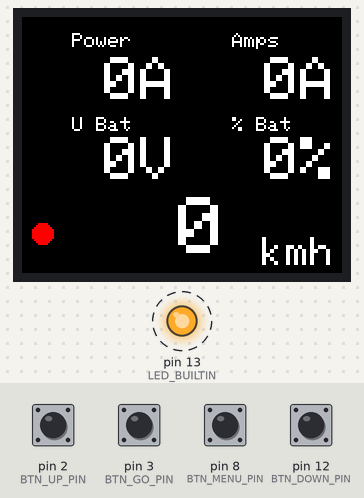
A program run on a simulated Arduino Nano, built with avr-gcc and run on an emulated ATmega328P. Shown: 160×128 colour display, output pins drawn as LEDs (lit = HIGH). Dashed ring = blinking. The test bench sets the inputs (shaded band); at power-on: pin 2 (BTN_UP_PIN), pin 3 (BTN_GO_PIN), pin 8 (BTN_MENU_PIN), pin 12 (BTN_DOWN_PIN) HIGH. What the program prints to the serial monitor is not drawn.

Above: at 0.89 s.
1.4 s: pin 3 (BTN_GO_PIN) pulled LOW for 1 s
At 2.42 s:
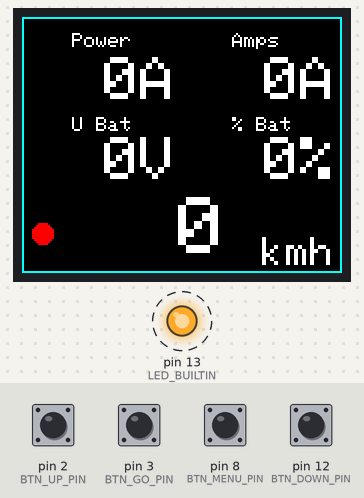
4.3 s: pin 2 (BTN_UP_PIN) pulled LOW for 1 s
At 5.76 s:
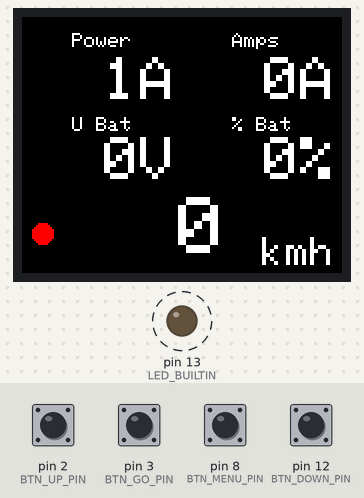
6.8 s: pin 2 (BTN_UP_PIN) pulled LOW for 0.15 s
At 7.56 s:
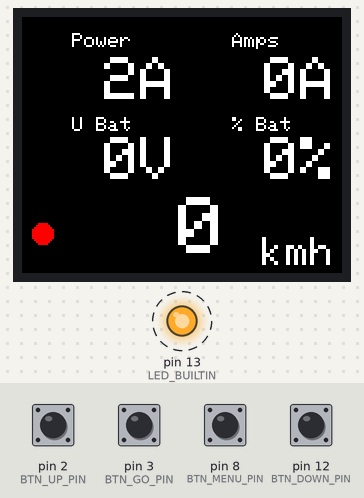
8.8 s: pin 3 (BTN_GO_PIN) pulled LOW for 0.15 s
At 9.61 s:
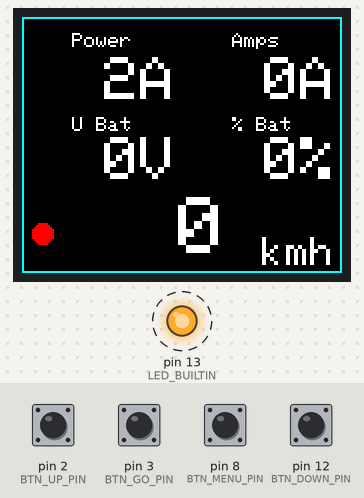
Timing chart, 0 to 11.9 s (numbered marks = the images above; inputs shaded):
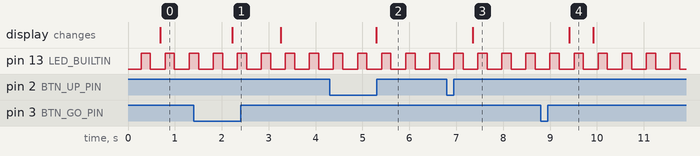

Measured:
- after the input at 1.4 s, the display: changes after 0.83 s (image 1)
- after the input at 4.3 s, the display: changes after 1.0 s (image 2)
- after the input at 6.8 s, the display: changes after 0.55 s (image 3)
- after the input at 8.8 s, the display: changes after 0.61 s (image 4)
- by itself, pin 13 (LED_BUILTIN): alternates HIGH for 0.20 s and LOW for 0.31 s
- what the display in image 4 shows lasts 0.5 s, from 9.4 s to 9.9 s

The program:

main.cpp
```cpp
/*
  E-Bike Controller Software

  There are 3 Buttons:
    GO: Starts the Motor
    UP: Increases the motor current if GO (or continous mode) is Only
    DOWN: Decreases the motor current

  Continous GO:
  In order to be able to release the GO button and still power the motor,
  the Continous GO mode was implemented:
  Start Continous GO:
  Press the GO Button + Press the UP Button (GO must be first)
  Stop Continous GO:
  Press the GO Button
*/

#include <Arduino.h>
#include <VescUart.h>

#include <Adafruit_GFX.h>  // Include core graphics library
#include <Adafruit_ST7735.h>  // Include Adafruit_ST7735 library to drive the display

#define BTN_UP_PIN 2
#define BTN_DOWN_PIN 12
#define BTN_MENU_PIN 8 //Does no longer exist...
#define BTN_GO_PIN 3

#define TFT_CS     7
#define TFT_RST    9  // You can also connect this to the Arduino reset in which case, set this #define pin to -1!
#define TFT_DC     10

VescUart vesc;

Adafruit_ST7735 tft = Adafruit_ST7735(TFT_CS, TFT_DC, TFT_RST);

bool BTN_UP, BTN_DOWN,BTN_MENU,BTN_GO;
bool BTN_UP_RISING, BTN_DOWN_RISING,BTN_MENU_RISING,BTN_GO_RISING;
bool CONTINOUS_GO = false;

float throttle = 0;
float throttle_setpoint = 0;
float throttle_increment = 0.02;
float throttle_max = 1;
float throttle_min = 0;
float throttle_currentMode_max_current_amps = 50;
float throttle_currentMode_ramp_rate_amps_per_second = 5;

// Speed PID output is a normalized current request.
const float speed_pid_kp = 0.06;
const float speed_pid_ki = 0.04;
const float speed_pid_kd = 0.005;
float speed_pid_integral = 0;
float speed_pid_last_speed_kmh = 0;
unsigned long speed_pid_last_update_ms = 0;
bool speed_pid_initialized = false;
bool motor_stop_command_sent = false;

float batteryVoltage = 0;

#define SPEED_LIMIT 5
bool speed_limit_enabled = true;
float speed_kmh = 0;
bool motor_stopped = false;

#define nofBatPercentageLookups 21
#define batPercentageIncrements 100/(nofBatPercentageLookups-1)
#define maxBatPercentage 100
#define minBatPercentage 0
const float batVoltageLookup[nofBatPercentageLookups] = {33.1,36.8,36.9,37.1,37.4,37.6,37.7,37.8,37.9,38.1,
                                                         38.2,38.4,38.8,39.2,39.5,39.8,40.0,40.5,40.9,41.3,41.8};

void setupStaticLCDitems()
{
  char stringBuf[10];

  //Power %
  strcpy(stringBuf, "Power");
  tft.setCursor(25, 8);
  tft.setTextColor(ST7735_WHITE, ST7735_BLACK);
  tft.setTextSize(1);
  tft.println(stringBuf);

  //U_Bat
  strcpy(stringBuf, "U Bat");
  tft.setCursor(25, 50);
  tft.setTextColor(ST7735_WHITE, ST7735_BLACK);
  tft.setTextSize(1);
  tft.println(stringBuf);

  //Amps %
  strcpy(stringBuf, "Amps");
  tft.setCursor(105, 8);
  tft.setTextColor(ST7735_WHITE, ST7735_BLACK);
  tft.setTextSize(1);
  tft.println(stringBuf);

  //U_Bat
  strcpy(stringBuf, "% Bat");
  tft.setCursor(105, 50);
  tft.setTextColor(ST7735_WHITE, ST7735_BLACK);
  tft.setTextSize(1);
  tft.println(stringBuf);

  //U_Bat
  strcpy(stringBuf, "kmh");
  tft.setCursor(120, 110);
  tft.setTextColor(ST7735_WHITE, ST7735_BLACK);
  tft.setTextSize(2);
  tft.println(stringBuf);

}


void setup() {
  pinMode(LED_BUILTIN, OUTPUT);
  pinMode( BTN_UP_PIN, INPUT_PULLUP );
  pinMode( BTN_DOWN_PIN, INPUT_PULLUP );
  pinMode( BTN_MENU_PIN, INPUT_PULLUP );
  pinMode( BTN_GO_PIN, INPUT_PULLUP );
  Serial.begin(115200);

  tft.initR(INITR_BLACKTAB);  // Initialize a ST7735S chip, black tab
  tft.fillScreen(ST7735_BLACK);  // Fill screen with black
  tft.setRotation(1);
  setupStaticLCDitems();

  vesc.setSerialPort(&Serial);

}

void readButtons()
{
    static bool last_UP_state,last_DOWN_state,last_MENU_state,last_GO_state;
    last_UP_state = BTN_UP;
    last_DOWN_state = BTN_DOWN;
    last_MENU_state = BTN_MENU;
    last_GO_state = BTN_GO;

    BTN_UP = !digitalRead(BTN_UP_PIN);
    BTN_DOWN = !digitalRead(BTN_DOWN_PIN);
    BTN_MENU = !digitalRead(BTN_MENU_PIN);
    BTN_GO = !digitalRead(BTN_GO_PIN);

    if(!last_UP_state && BTN_UP){BTN_UP_RISING = true;} else{ BTN_UP_RISING = false;}
    if(!last_DOWN_state && BTN_DOWN){BTN_DOWN_RISING = true;} else{ BTN_DOWN_RISING = false;}
    if(!last_MENU_state && BTN_MENU){BTN_MENU_RISING = true;} else{ BTN_MENU_RISING = false;}
    if(!last_GO_state && BTN_GO){BTN_GO_RISING = true;} else{ BTN_GO_RISING = false;}
}

/*
  Continous GO:
  In order to be able to release the GO button and still power the motor,
  the Continous GO mode was implemented:
  Start Continous GO:
  Press the GO Button + Press the UP Button (GO must be first)
  Stop Continous GO:
  Press the GO Button
*/
void setContinousGoIfBtnCombo()
{
    if(BTN_GO & BTN_UP_RISING)
    {
        CONTINOUS_GO = true;
        BTN_UP_RISING = false;
    }
    else if(BTN_GO_RISING)
    {
        CONTINOUS_GO = false;
    }
}


void setThrottleAccordingButtons()
{
  if(BTN_UP_RISING)
  {
    if(throttle_setpoint + throttle_increment <= throttle_max+0.01)
    {
    throttle_setpoint +=throttle_increment;
    }
  }
  else if(BTN_DOWN_RISING)
  {
    if(throttle_setpoint - throttle_increment >= throttle_min)
    {
    throttle_setpoint -=throttle_increment;
    }
  }
}

void printState()
{
  Serial.print(" UP_EDGE:");
  Serial.print(BTN_UP_RISING);
  Serial.print(" DOWN_EDGE:");
  Serial.print(BTN_DOWN_RISING);
  Serial.print(" MENU_EDGE:");
  Serial.print(BTN_MENU_RISING);
  Serial.print(" GO:");
  Serial.print(BTN_GO);

  Serial.print(" Throttle:");
  Serial.print(throttle_setpoint);
  Serial.print("\n");
}


int interpolateBetweenPercentageIncrements(float batVoltage, float lowerLookup, float upperLookup)
{
    float lookupDiff = upperLookup-lowerLookup;
    float batVoltDiff = batVoltage-lowerLookup;

    return (int)(((float)batPercentageIncrements/lookupDiff)*batVoltDiff);
}

int getBatPercentage(float batVoltage)
{

    for(int i= 0; i<nofBatPercentageLookups; i++)
    {
        if(i==(nofBatPercentageLookups-1))
        {
            return maxBatPercentage;
        }
        else if(batVoltage>=batVoltageLookup[i] && batVoltage>=batVoltageLookup[i+1])
        {
            continue;
        }
        else if(batVoltage>=batVoltageLookup[i] && batVoltage<=batVoltageLookup[i+1])
        {
            return (i*batPercentageIncrements)+interpolateBetweenPercentageIncrements(batVoltage,batVoltageLookup[i],batVoltageLookup[i+1]);
        }
        else if(batVoltage<=batVoltageLookup[0])
        {
            return minBatPercentage;
        }
    }
}

/*
LCD Screen: 1.8 inch st7735r spi 128x160

--------------
|0 -->160(x)  |
||            |
|v 128(y)     |
--------------
*/
void printOnLCD()
{
  char stringBuf[10];

  //Throttle
  dtostrf(throttle_setpoint*throttle_currentMode_max_current_amps, 3, 0, stringBuf);
  strcat(stringBuf, "A");
  tft.setCursor(5, 20);
  tft.setTextColor(ST7735_WHITE, ST7735_BLACK);
  tft.setTextSize(3);
  tft.println(stringBuf);

  //Battery Voltage
  dtostrf(vesc.data.inpVoltage, 3, 0, stringBuf);
  strcat(stringBuf, "V");
  tft.setCursor(5, 60);
  tft.setTextColor(ST7735_WHITE, ST7735_BLACK);
  tft.setTextSize(3);
  tft.println(stringBuf);

  //Battery Percent
  dtostrf(getBatPercentage(vesc.data.inpVoltage), 3, 0, stringBuf);
  strcat(stringBuf, "%");
  tft.setCursor(85, 60);
  tft.setTextColor(ST7735_WHITE, ST7735_BLACK);
  tft.setTextSize(3);
  tft.println(stringBuf);

  //Amerage
  dtostrf(vesc.data.avgMotorCurrent, 3, 0, stringBuf);
  strcat(stringBuf, "A");
  tft.setCursor(85, 20);
  tft.setTextColor(ST7735_WHITE, ST7735_BLACK);
  tft.setTextSize(3);
  tft.println(stringBuf);

  //Speed
  //RPM 2145[umfangRag] /197.92 [Umfang Motor] = 10.838
  //MotorWindungen = 9
  //2.145m/(10.838*60)=0.0032985790 * 3.6 / 9  = 0.001319431629 --> RPM TO KMH

  //Airwheel motor:
  //D=0.325m, 15 pole pairs
  // kmh = (rpm*pi*D*60)/(15*1000)=rpm*(3.14159265359×0.325×60)/(15×1000)=rpm*0.004084070450
  // RPM is signed by motor direction; the speed limit applies to magnitude.
  speed_kmh = abs(vesc.data.rpm)*(float)0.004084070450;
  dtostrf(speed_kmh, 3, 0, stringBuf);
  tft.setCursor(30, 90);
  tft.setTextColor(ST7735_WHITE, ST7735_BLACK);
  tft.setTextSize(4);
  tft.println(stringBuf);

  //indicateGo
  if(BTN_GO)
  {
      tft.drawRect(0, 0, 160, 128, ST7735_CYAN);  // Draw rectangle (x,y,width,height,color)
  }
  else if(CONTINOUS_GO)
  {
      tft.drawRect(0, 0, 160, 128, ST7735_RED);  // Draw rectangle (x,y,width,height,color)
  }
  else
  {
      tft.drawRect(0, 0, 160, 128, ST77XX_BLACK);  // Draw rectangle (x,y,width,height,color)
  }

}

void errorBlink()
{
  digitalWrite(LED_BUILTIN, HIGH);
  delay(200);
  digitalWrite(LED_BUILTIN, LOW);
  delay(200);
}

void resetSpeedPid()
{
  speed_pid_integral = 0;
  speed_pid_last_speed_kmh = speed_kmh;
  speed_pid_last_update_ms = millis();
  speed_pid_initialized = false;
  throttle = 0;
}

void stopMotor()
{
  if(!motor_stop_command_sent)
  {
    resetSpeedPid();
    // The controller uses current mode; do not switch modes by also sending
    // a duty command. Repeated stop calls must not flood the UART.
    vesc.setDuty(0);
    motor_stop_command_sent = true;
  }
}

void writeThrottleToVescIfGoPressed()
{
  const bool go_pressed = BTN_GO || CONTINOUS_GO;

  if(!go_pressed)
  {
    stopMotor();
    return;
  }

  motor_stopped = false;

  // Do not let the VESC direction sign turn a reverse-direction reading into
  // an ever-increasing speed request. Positive current is not a safe reverse
  // drive command, so remove torque until the wheel is moving forward again.
  if(vesc.data.rpm < 0)
  {
    stopMotor();
    return;
  }
  motor_stop_command_sent = false;
  speed_kmh = (float)vesc.data.rpm * (float)0.004084070450;

  if(!speed_limit_enabled)
  {
    resetSpeedPid();
    throttle = throttle_setpoint;
    vesc.setCurrentRamp(throttle*throttle_currentMode_max_current_amps,
                        throttle_currentMode_ramp_rate_amps_per_second);
    return;
  }

  const unsigned long now_ms = millis();
  float delta_time_s = (now_ms - speed_pid_last_update_ms) / 1000.0;
  if(!speed_pid_initialized)
  {
    speed_pid_last_speed_kmh = speed_kmh;
    speed_pid_last_update_ms = now_ms;
    speed_pid_initialized = true;
    delta_time_s = 0;
  }

  // Ignore an unusually long loop interval rather than integrating a stale error.
  if(delta_time_s < 0.001 || delta_time_s > 0.25)
  {
    delta_time_s = 0;
  }

  const float error = SPEED_LIMIT - speed_kmh;
  const float derivative = delta_time_s > 0
                             ? (speed_pid_last_speed_kmh - speed_kmh) / delta_time_s
                             : 0;
  const float proportional = speed_pid_kp * error;
  const float derivative_term = speed_pid_kd * derivative;
  const float integral_candidate = speed_pid_integral +
                                   speed_pid_ki * error * delta_time_s;
  const float requested_output = proportional + integral_candidate + derivative_term;
  const float output_max = constrain(throttle_setpoint, throttle_min, throttle_max);
  const float output = constrain(requested_output, 0.0, output_max);

  // Only integrate while unsaturated, or when the error would move the output
  // back toward the available range.
  if(requested_output == output ||
     (requested_output > output_max && error < 0) ||
     (requested_output < 0 && error > 0))
  {
    speed_pid_integral = integral_candidate;
  }
  speed_pid_integral = constrain(speed_pid_integral, -throttle_max, throttle_max);

  throttle = constrain(output, 0.0, throttle_max);
  vesc.setCurrentRamp(throttle*throttle_currentMode_max_current_amps,
                      throttle_currentMode_ramp_rate_amps_per_second);

  speed_pid_last_speed_kmh = speed_kmh;
  speed_pid_last_update_ms = now_ms;
}

/*
  Press all buttons (UP DOWN and GO) for 5 seconds to toggle
  the speed limit (25kmh)
  If the speedlimit is now enabled, a red dot is displayed as long as
  the buttons are pressed
  If the speedlimit is now disabled, a green dot is displayed as long as
  the buttons are pressed
*/
void disableSpeedLimitIfBtnCombo(void)
{
    static int timeAllButtonsPressed_ms = 0;
    static int timeStampNotAllButtonsPressed_ms = 0;
    static bool toggled = false;

    if(BTN_GO && BTN_UP && BTN_DOWN)
    {
      timeAllButtonsPressed_ms = millis() - timeStampNotAllButtonsPressed_ms;
    }
    else
    {
      timeStampNotAllButtonsPressed_ms = millis();
      timeAllButtonsPressed_ms = 0;
      toggled = false;
    }

    if(timeAllButtonsPressed_ms > 5000)
    {
      if(toggled == false)
      {
        speed_limit_enabled = !speed_limit_enabled;
        toggled = true;
      }
    }

    if(speed_limit_enabled)
    {
      tft.fillCircle(10, 108, 5, ST7735_RED);
    }
    else
    {
      tft.fillCircle(10, 108, 5, ST7735_GREEN);
    }
}

void loop() {
  readButtons();
  setContinousGoIfBtnCombo();
  setThrottleAccordingButtons();
  if ( vesc.getVescValues() )
  {
    writeThrottleToVescIfGoPressed();
  }
  else
  {
    stopMotor();
    errorBlink();
  }
  //printState(); //Only For debugging!
  printOnLCD();
  disableSpeedLimitIfBtnCombo();
  //delay(5);
}
```
